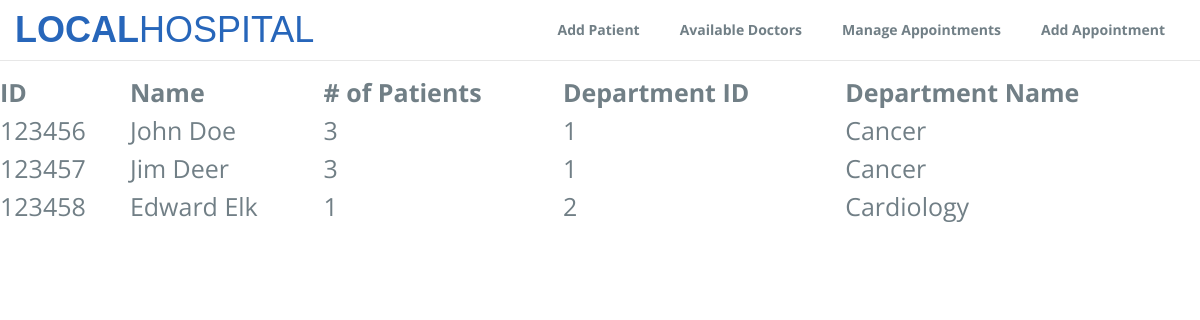
The app's page /availabledoctors.php, older data.
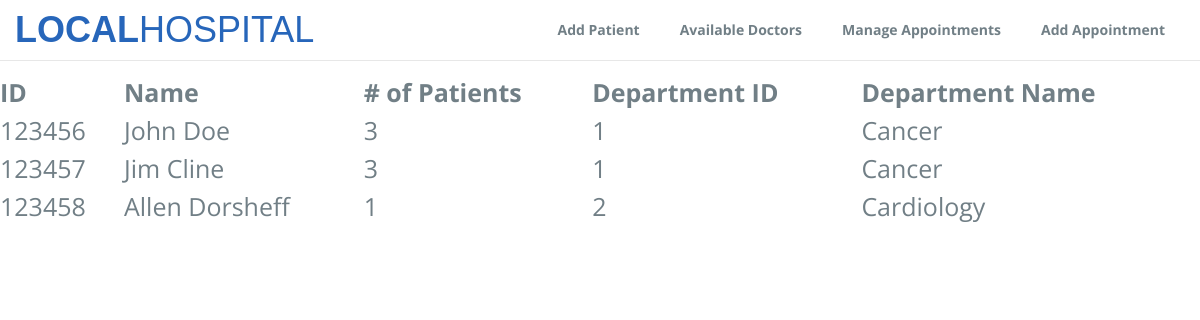
The same page, newer data.
### tables this page shows
CREATE TABLE Doctor(
 DoctorID INT NOT NULL,
 First VARCHAR(30) NOT NULL,
 Last VARCHAR(45) NOT NULL,
 SSN INT(9) NOT NULL UNIQUE,
 Gender VARCHAR(1) NOT NULL,
 DateOfBirth DATE NOT NULL,
 Start_Date Date NOT NULL,
 Patient_ID INT NOT NULL,
 Dept_ID INT NOT NULL,
 PRIMARY KEY (DoctorID));

CREATE TABLE Department(
 DeptID INT NOT NULL,
 Dept_Name VARCHAR(30) NOT NULL UNIQUE,
 Capacity INT NOT NULL,
 PRIMARY KEY (DeptID));

### availabledoctors.php (the view, shortened to what this page needs)
<!DOCTYPE html>
  <link rel="stylesheet" type="text/css" href="css/font-awesome.min.css">
  <link rel="stylesheet" type="text/css" href="css/bootstrap.min.css">
  <link rel="stylesheet" type="text/css" href="css/imagehover.min.css">
  <link rel="stylesheet" type="text/css" href="css/style.css">
</head>
<body>
  <nav class="navbar navbar-default navbar-fixed-top">
    <div class="container">
      <div class="navbar-header">
        <a class="navbar-brand" href="index.php">Local<span>Hospital</span></a>
      </div>
      <div class="collapse navbar-collapse" id="myNavbar">
        <ul class="nav navbar-nav navbar-right">
          <li><a href="addpatient.php">Add Patient</a></li>
          <li><a href="availabledoctors.php">Available Doctors</a></li>
          <li><a href="appointments.php">Manage Appointments</a></li>
		  <li><a href="addappointment.php">Add Appointment</a></li>
        </ul>
      </div>
    </div>
  </nav>
<br>
<br>
<br>
<?php
require 'dbcheck.inc.php';
$sql = "SELECT COUNT(DoctorID), DoctorID, Doctor.First, Doctor.Last, DeptID, Dept_Name FROM Department
    INNER JOIN Doctor
    ON Department.DeptID = Doctor.Dept_ID
    INNER JOIN Patient
    ON Department.DeptID = Patient.Dept_ID
    GROUP BY DoctorID
    HAVING Count(DoctorID) < 5";
$result = $conn->query($sql);
if ($result->num_rows > 0 )
{
    echo "<table>
	<tr>
		<th>ID</th>
		<th>Name</th>
		<th># of Patients</th>
		<th>Department ID</th>
		<th>Department Name</th>
	</tr>";
    while($row = $result->fetch_assoc() )
    {
        echo
          "<tr><td>" . $row["DoctorID"] .
          "</td><td>". $row["First"] ," ". $row["Last"] .
          "</td><td>" . $row["COUNT(DoctorID)"] .
          "</td><td>" . $row["DeptID"] .
          "</td><td>" . $row["Dept_Name"] .
          "</td><tr>";
    }
    echo "</table>";
}
?>

### css/style.css (style rules this page uses)
body { font-size: 15px; line-height: 1.52; color: #717f86; font-size: 16px; font-family: 'Open Sans', sans-serif; font-weight: 400; }
table { border-collapse: collapse; width: 100%; color: #717f86; font-size: 25px; text-align: left; }
.navbar-default .navbar-brand { color:#2766BA; }
.navbar-default { background-color: #ffffff; }
.navbar-default .navbar-nav > li > a { color: #717f86; font-size: 14px; font-weight: 700; }
.navbar-nav > li > a { padding: 0px; margin: 10px 5px; padding: 10px 15px; }
.navbar-default .navbar-brand { font-family: 'Dosis', sans-serif !important; font-weight: 700; text-transform: uppercase; padding: 0px; height: inherit; font-size: 36px; margin: 20px 0px; }
.navbar-default .navbar-brand span { font-weight: 100 !important; }
.navbar { margin-bottom: 0px; }

Row changes from the older to the newer data that the page shows:
changed doctor "Jim": Last "Deer" → "Cline"
changed doctor "Cardiology": First "Edward" → "Allen"; Last "Elk" → "Dorsheff"
